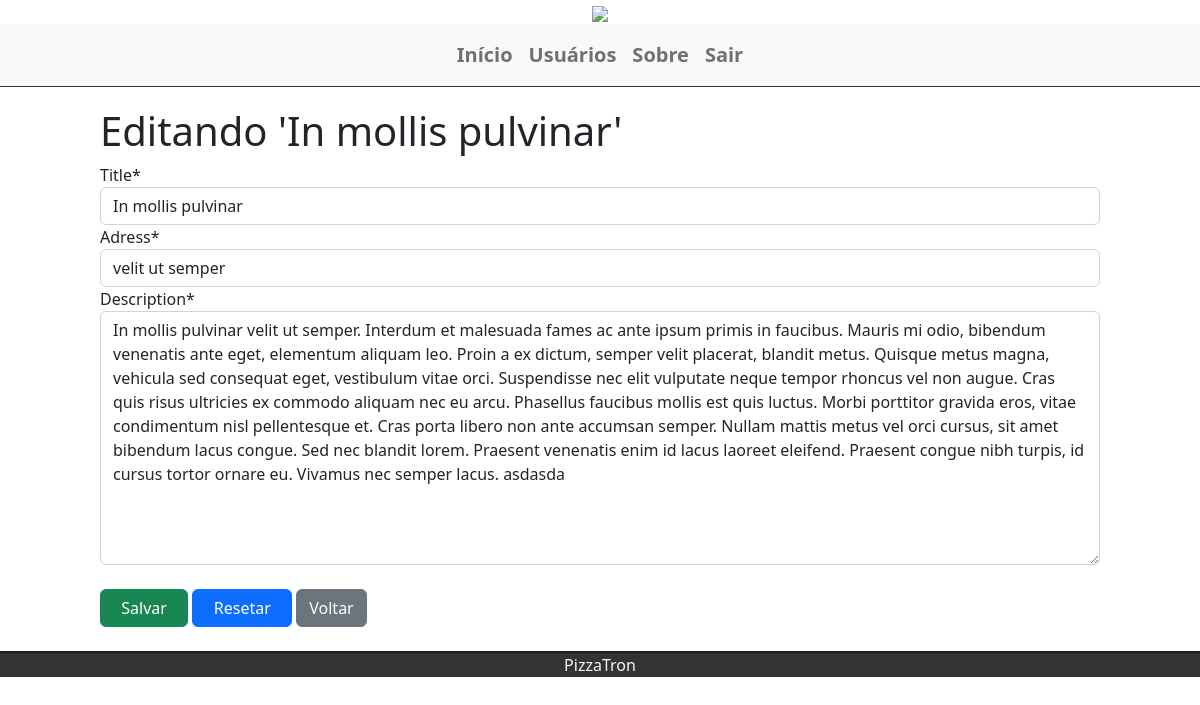
Screenshot of /edit/7 (signed in) with the database file from the repository.
### tasks/models.py (models this page shows, shortened)
class Task(models.Model):
    STATUS = (
        ('doing', 'doing'),
        ('done', 'done'),
    )
    title = models.CharField(max_length=255)
    description = models.TextField()
    adress = models.CharField(max_length=255)
    done = models.CharField(
        max_length=5,
        choices=STATUS,
    )
    user = models.ForeignKey(get_user_model(), on_delete=models.CASCADE)
    create_at = models.DateTimeField(auto_now_add=True)
    update_at = models.DateTimeField(auto_now=True)

### tasks/views.py (the view)
# urls.py: path('edit/<int:id>', views.editTask, name='edit-task'),
@login_required
def editTask(request, id):
    task = get_object_or_404(Task, pk=id)
    form = TaskForm(instance=task)
    if(request.method == 'POST'):
        form = TaskForm(request.POST, instance=task)
        if(form.is_valid()):
            task.save()
            return redirect('/')
        else:
            return render(request, 'tasks/edittask.html', {'form': form, 'task': task})
    else:
        return render(request, 'tasks/edittask.html', {'form': form, 'task': task})

### tasks/forms.py
class TaskForm(forms.ModelForm):
    class Meta:
        model = Task
        fields = ('title', 'adress', 'description')

### tasks/templates/tasks/edittask.html (shortened to what this page needs)
{% extends 'base.html' %}
{% load crispy_forms_tags %}
{% block content %}
    <div class="offset-1 col-10 list-div">
        <h1>Editando '{{ task.title }}'</h1>
        <form method="POST">
            {{ form|crispy }}
            <br>
            <input type="submit" class="btn btn-success" value="  Salvar  ">
            <input class="btn btn-primary" type="reset" value="  Resetar  ">
            <a class="btn btn-secondary" href="/" role="button">  Voltar  </a>
        </form>
    </div>
    <br>
{% endblock %}

### tasks/static/css/styles.css (style rules this page uses)
.list-div { padding: 0; }

### rows the page displays
Task: title "In mollis pulvinar", adress "velit ut semper", description "In mollis pulvinar velit ut semper. Interdum et malesuada fames ac ante ipsum primis in faucibus. Mauris mi odio, bibendum venenatis ante eget, elementum aliquam leo. Proin a ex dictum, semper velit placerat, blandit metus. Quisque metus magna, vehicula sed consequat eget, vestibulum vitae orci. Suspendisse nec elit vulputate neque tempor rhoncus vel non augue. Cras quis risus ultricies ex commodo aliquam nec eu arcu. Phasellus faucibus mollis est quis luctus. Morbi porttitor gravida eros, vitae condimentum nisl pellentesque et. Cras porta libero non ante accumsan semper. Nullam mattis metus vel orci cursus, sit amet bibendum lacus congue. Sed nec blandit lorem. Praesent venenatis enim id…"
